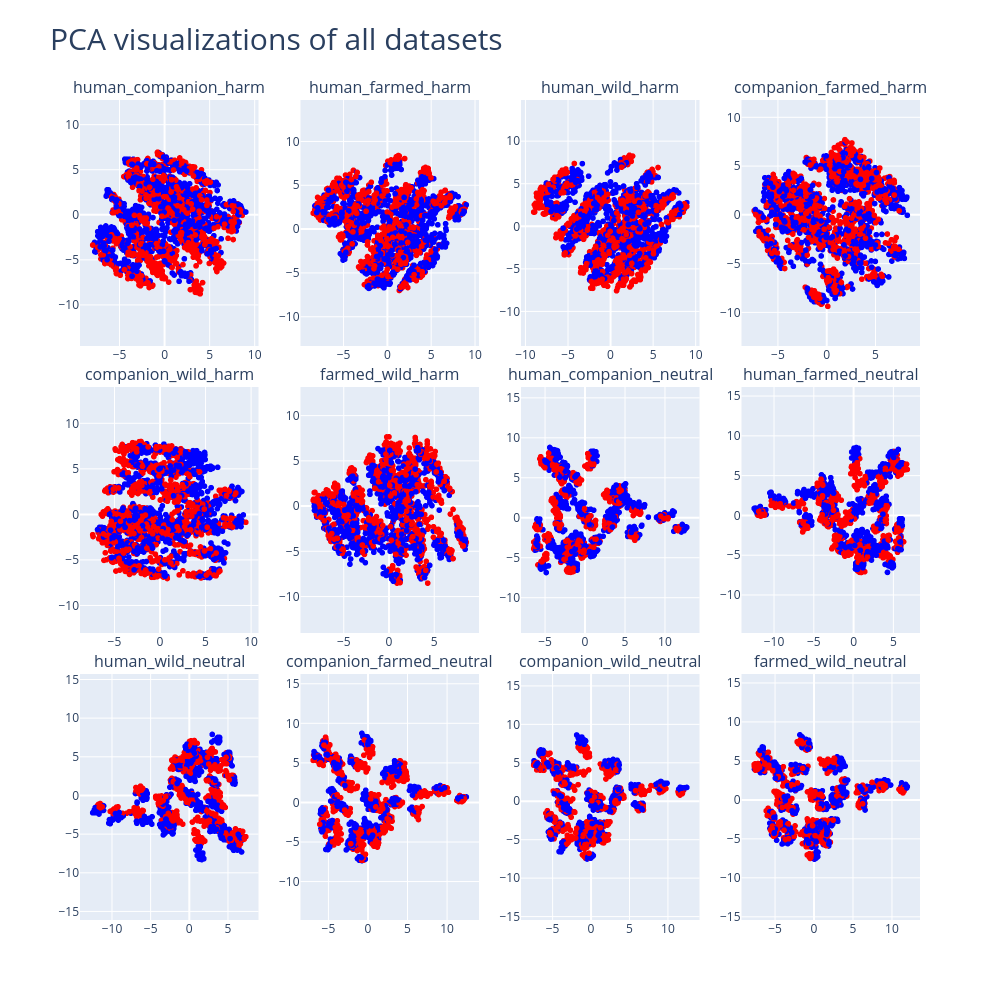

Write notebook code for a chart like this one.
### Code cell
# visualization of all 12 animal/human datasets (label 1 = first category in the name)
datasets = [
    'human_companion/harm',
    'human_farmed/harm',
    'human_wild/harm',
    'companion_farmed/harm',
    'companion_wild/harm',
    'farmed_wild/harm',
    'human_companion/neutral',
    'human_farmed/neutral',
    'human_wild/neutral',
    'companion_farmed/neutral',
    'companion_wild/neutral',
    'farmed_wild/neutral',
]

td = TruthData.from_datasets(
    datasets,
    model=model,
    layer=layer,
    center=True,
    noperiod=noperiod,
    device=device)

fig = make_subplots(rows=3, cols=4, subplot_titles=datasets, horizontal_spacing=0.05, vertical_spacing=0.05)
for i, dataset in enumerate(datasets):
    for data in td.plot(
        dimensions=2,
        color='label',
        plot_datasets = [dataset],
        pca_datasets = [dataset],
        ).data:
        fig.add_trace(
            data, row=(i // 4) + 1, col=(i % 4) + 1
        )

for row in range(3):
    for col in range(4):
        fig.update_yaxes(
            scaleanchor = f"x{row * 4 + col + 1}",
            scaleratio = 1,
            row=row+1,
            col=col+1,
        )

fig.update_coloraxes(
    colorscale = 'Bluered_r'
)

fig.update_layout(
    height=1000,
    width=1000,
    showlegend=False,
    title = {
        'text' : 'PCA visualizations of all datasets',
        'font' : {'size' : 30}
    },
    coloraxis_showscale=False,
)

### Figure 1 — Plotly figure (JSON) as saved in the notebook; plotly's stock layout.template omitted (floating-point values rounded to 4 significant figures; data arrays with more than 128 entries replaced by an {"elided": "..."} marker saying what was removed)
{"data": [{"hovertemplate": "<b>%{hovertext}</b><br><br>PC1=%{x}<br>PC2=%{y}<br>label=%{marker.color}<extra></extra>", "hovertext": {"elided": "2400 str values"}, "legendgroup": "", "marker": {"color": {"elided": "2400 int values"}, "coloraxis": "coloraxis", "symbol": "circle"}, "mode": "markers", "name": "", "showlegend": false, "type": "scattergl", "x": {"elided": "2400 float values"}, "xaxis": "x", "y": {"elided": "2400 float values"}, "yaxis": "y"}, {"hovertemplate": "<b>%{hovertext}</b><br><br>PC1=%{x}<br>PC2=%{y}<br>label=%{marker.color}<extra></extra>", "hovertext": {"elided": "2400 str values"}, "legendgroup": "", "marker": {"color": {"elided": "2400 int values"}, "coloraxis": "coloraxis", "symbol": "circle"}, "mode": "markers", "name": "", "showlegend": false, "type": "scattergl", "x": {"elided": "2400 float values"}, "xaxis": "x2", "y": {"elided": "2400 float values"}, "yaxis": "y2"}, {"hovertemplate": "<b>%{hovertext}</b><br><br>PC1=%{x}<br>PC2=%{y}<br>label=%{marker.color}<extra></extra>", "hovertext": {"elided": "2400 str values"}, "legendgroup": "", "marker": {"color": {"elided": "2400 int values"}, "coloraxis": "coloraxis", "symbol": "circle"}, "mode": "markers", "name": "", "showlegend": false, "type": "scattergl", "x": {"elided": "2400 float values"}, "xaxis": "x3", "y": {"elided": "2400 float values"}, "yaxis": "y3"}, {"hovertemplate": "<b>%{hovertext}</b><br><br>PC1=%{x}<br>PC2=%{y}<br>label=%{marker.color}<extra></extra>", "hovertext": {"elided": "2400 str values"}, "legendgroup": "", "marker": {"color": {"elided": "2400 int values"}, "coloraxis": "coloraxis", "symbol": "circle"}, "mode": "markers", "name": "", "showlegend": false, "type": "scattergl", "x": {"elided": "2400 float values"}, "xaxis": "x4", "y": {"elided": "2400 float values"}, "yaxis": "y4"}, {"hovertemplate": "<b>%{hovertext}</b><br><br>PC1=%{x}<br>PC2=%{y}<br>label=%{marker.color}<extra></extra>", "hovertext": {"elided": "2400 str values"}, "legendgroup": "", "marker": {"color": {"elided": "2400 int values"}, "coloraxis": "coloraxis", "symbol": "circle"}, "mode": "markers", "name": "", "showlegend": false, "type": "scattergl", "x": {"elided": "2400 float values"}, "xaxis": "x5", "y": {"elided": "2400 float values"}, "yaxis": "y5"}, {"hovertemplate": "<b>%{hovertext}</b><br><br>PC1=%{x}<br>PC2=%{y}<br>label=%{marker.color}<extra></extra>", "hovertext": {"elided": "2400 str values"}, "legendgroup": "", "marker": {"color": {"elided": "2400 int values"}, "coloraxis": "coloraxis", "symbol": "circle"}, "mode": "markers", "name": "", "showlegend": false, "type": "scattergl", "x": {"elided": "2400 float values"}, "xaxis": "x6", "y": {"elided": "2400 float values"}, "yaxis": "y6"}, {"hovertemplate": "<b>%{hovertext}</b><br><br>PC1=%{x}<br>PC2=%{y}<br>label=%{marker.color}<extra></extra>", "hovertext": {"elided": "1600 str values"}, "legendgroup": "", "marker": {"color": {"elided": "1600 int values"}, "coloraxis": "coloraxis", "symbol": "circle"}, "mode": "markers", "name": "", "showlegend": false, "type": "scattergl", "x": {"elided": "1600 float values"}, "xaxis": "x7", "y": {"elided": "1600 float values"}, "yaxis": "y7"}, {"hovertemplate": "<b>%{hovertext}</b><br><br>PC1=%{x}<br>PC2=%{y}<br>label=%{marker.color}<extra></extra>", "hovertext": {"elided": "1600 str values"}, "legendgroup": "", "marker": {"color": {"elided": "1600 int values"}, "coloraxis": "coloraxis", "symbol": "circle"}, "mode": "markers", "name": "", "showlegend": false, "type": "scattergl", "x": {"elided": "1600 float values"}, "xaxis": "x8", "y": {"elided": "1600 float values"}, "yaxis": "y8"}, {"hovertemplate": "<b>%{hovertext}</b><br><br>PC1=%{x}<br>PC2=%{y}<br>label=%{marker.color}<extra></extra>", "hovertext": {"elided": "1600 str values"}, "legendgroup": "", "marker": {"color": {"elided": "1600 int values"}, "coloraxis": "coloraxis", "symbol": "circle"}, "mode": "markers", "name": "", "showlegend": false, "type": "scattergl", "x": {"elided": "1600 float values"}, "xaxis": "x9", "y": {"elided": "1600 float values"}, "yaxis": "y9"}, {"hovertemplate": "<b>%{hovertext}</b><br><br>PC1=%{x}<br>PC2=%{y}<br>label=%{marker.color}<extra></extra>", "hovertext": {"elided": "1600 str values"}, "legendgroup": "", "marker": {"color": {"elided": "1600 int values"}, "coloraxis": "coloraxis", "symbol": "circle"}, "mode": "markers", "name": "", "showlegend": false, "type": "scattergl", "x": {"elided": "1600 float values"}, "xaxis": "x10", "y": {"elided": "1600 float values"}, "yaxis": "y10"}, {"hovertemplate": "<b>%{hovertext}</b><br><br>PC1=%{x}<br>PC2=%{y}<br>label=%{marker.color}<extra></extra>", "hovertext": {"elided": "1600 str values"}, "legendgroup": "", "marker": {"color": {"elided": "1600 int values"}, "coloraxis": "coloraxis", "symbol": "circle"}, "mode": "markers", "name": "", "showlegend": false, "type": "scattergl", "x": {"elided": "1600 float values"}, "xaxis": "x11", "y": {"elided": "1600 float values"}, "yaxis": "y11"}, {"hovertemplate": "<b>%{hovertext}</b><br><br>PC1=%{x}<br>PC2=%{y}<br>label=%{marker.color}<extra></extra>", "hovertext": {"elided": "1600 str values"}, "legendgroup": "", "marker": {"color": {"elided": "1600 int values"}, "coloraxis": "coloraxis", "symbol": "circle"}, "mode": "markers", "name": "", "showlegend": false, "type": "scattergl", "x": {"elided": "1600 float values"}, "xaxis": "x12", "y": {"elided": "1600 float values"}, "yaxis": "y12"}], "layout": {"annotations": [{"font": {"size": 16}, "showarrow": false, "text": "human_companion_harm", "x": 0.1062, "xanchor": "center", "xref": "paper", "y": 1, "yanchor": "bottom", "yref": "paper"}, {"font": {"size": 16}, "showarrow": false, "text": "human_farmed_harm", "x": 0.3688, "xanchor": "center", "xref": "paper", "y": 1, "yanchor": "bottom", "yref": "paper"}, {"font": {"size": 16}, "showarrow": false, "text": "human_wild_harm", "x": 0.6313, "xanchor": "center", "xref": "paper", "y": 1, "yanchor": "bottom", "yref": "paper"}, {"font": {"size": 16}, "showarrow": false, "text": "companion_farmed_harm", "x": 0.8938, "xanchor": "center", "xref": "paper", "y": 1, "yanchor": "bottom", "yref": "paper"}, {"font": {"size": 16}, "showarrow": false, "text": "companion_wild_harm", "x": 0.1062, "xanchor": "center", "xref": "paper", "y": 0.65, "yanchor": "bottom", "yref": "paper"}, {"font": {"size": 16}, "showarrow": false, "text": "farmed_wild_harm", "x": 0.3688, "xanchor": "center", "xref": "paper", "y": 0.65, "yanchor": "bottom", "yref": "paper"}, {"font": {"size": 16}, "showarrow": false, "text": "human_companion_neutral", "x": 0.6313, "xanchor": "center", "xref": "paper", "y": 0.65, "yanchor": "bottom", "yref": "paper"}, {"font": {"size": 16}, "showarrow": false, "text": "human_farmed_neutral", "x": 0.8938, "xanchor": "center", "xref": "paper", "y": 0.65, "yanchor": "bottom", "yref": "paper"}, {"font": {"size": 16}, "showarrow": false, "text": "human_wild_neutral", "x": 0.1062, "xanchor": "center", "xref": "paper", "y": 0.3, "yanchor": "bottom", "yref": "paper"}, {"font": {"size": 16}, "showarrow": false, "text": "companion_farmed_neutral", "x": 0.3688, "xanchor": "center", "xref": "paper", "y": 0.3, "yanchor": "bottom", "yref": "paper"}, {"font": {"size": 16}, "showarrow": false, "text": "companion_wild_neutral", "x": 0.6313, "xanchor": "center", "xref": "paper", "y": 0.3, "yanchor": "bottom", "yref": "paper"}, {"font": {"size": 16}, "showarrow": false, "text": "farmed_wild_neutral", "x": 0.8938, "xanchor": "center", "xref": "paper", "y": 0.3, "yanchor": "bottom", "yref": "paper"}], "coloraxis": {"colorscale": [[0, "rgb(255,0,0)"], [1, "rgb(0,0,255)"]], "showscale": false}, "height": 1000, "showlegend": false, "title": {"font": {"size": 30}, "text": "PCA visualizations of all datasets"}, "width": 1000, "xaxis": {"anchor": "y", "domain": [0, 0.2125]}, "xaxis10": {"anchor": "y10", "domain": [0.2625, 0.475]}, "xaxis11": {"anchor": "y11", "domain": [0.525, 0.7375]}, "xaxis12": {"anchor": "y12", "domain": [0.7875, 1]}, "xaxis2": {"anchor": "y2", "domain": [0.2625, 0.475]}, "xaxis3": {"anchor": "y3", "domain": [0.525, 0.7375]}, "xaxis4": {"anchor": "y4", "domain": [0.7875, 1]}, "xaxis5": {"anchor": "y5", "domain": [0, 0.2125]}, "xaxis6": {"anchor": "y6", "domain": [0.2625, 0.475]}, "xaxis7": {"anchor": "y7", "domain": [0.525, 0.7375]}, "xaxis8": {"anchor": "y8", "domain": [0.7875, 1]}, "xaxis9": {"anchor": "y9", "domain": [0, 0.2125]}, "yaxis": {"anchor": "x", "domain": [0.7, 1], "scaleanchor": "x", "scaleratio": 1}, "yaxis10": {"anchor": "x10", "domain": [0, 0.3], "scaleanchor": "x10", "scaleratio": 1}, "yaxis11": {"anchor": "x11", "domain": [0, 0.3], "scaleanchor": "x11", "scaleratio": 1}, "yaxis12": {"anchor": "x12", "domain": [0, 0.3], "scaleanchor": "x12", "scaleratio": 1}, "yaxis2": {"anchor": "x2", "domain": [0.7, 1], "scaleanchor": "x2", "scaleratio": 1}, "yaxis3": {"anchor": "x3", "domain": [0.7, 1], "scaleanchor": "x3", "scaleratio": 1}, "yaxis4": {"anchor": "x4", "domain": [0.7, 1], "scaleanchor": "x4", "scaleratio": 1}, "yaxis5": {"anchor": "x5", "domain": [0.35, 0.65], "scaleanchor": "x5", "scaleratio": 1}, "yaxis6": {"anchor": "x6", "domain": [0.35, 0.65], "scaleanchor": "x6", "scaleratio": 1}, "yaxis7": {"anchor": "x7", "domain": [0.35, 0.65], "scaleanchor": "x7", "scaleratio": 1}, "yaxis8": {"anchor": "x8", "domain": [0.35, 0.65], "scaleanchor": "x8", "scaleratio": 1}, "yaxis9": {"anchor": "x9", "domain": [0, 0.3], "scaleanchor": "x9", "scaleratio": 1}}}
